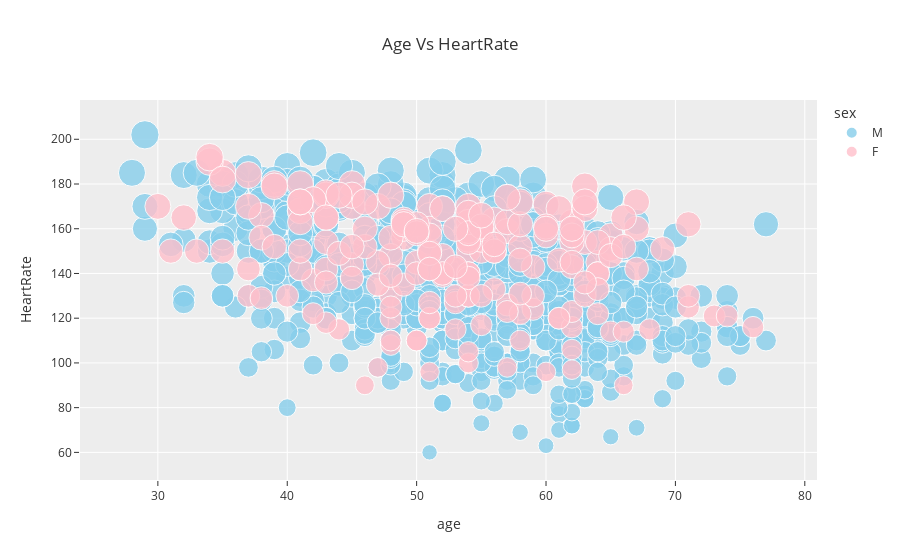

Notebook code cell kept with this figure:
### Markdown cell above
### Heart Failure Analysis Based on Age

### Code cell
px.scatter(df,x='Age',y='MaxHR',color='Sex',size='MaxHR',labels={'Age':'age','MaxHR':'HeartRate','Sex':'sex'},template='ggplot2',opacity=0.8,color_discrete_map={'F':'Pink','M':'skyblue'},title='Age Vs HeartRate')

### Figure 1 — Plotly figure (JSON) as saved in the notebook; plotly's stock layout.template omitted (floating-point values rounded to 4 significant figures; data arrays with more than 128 entries replaced by an {"elided": "..."} marker saying what was removed)
{"data": [{"hovertemplate": "sex=M<br>age=%{x}<br>HeartRate=%{marker.size}<extra></extra>", "legendgroup": "M", "marker": {"color": "skyblue", "opacity": 0.8, "size": {"elided": "725 int values"}, "sizemode": "area", "sizeref": 0.505, "symbol": "circle"}, "mode": "markers", "name": "M", "orientation": "v", "showlegend": true, "type": "scatter", "x": {"elided": "725 int values"}, "xaxis": "x", "y": {"elided": "725 int values"}, "yaxis": "y"}, {"hovertemplate": "sex=F<br>age=%{x}<br>HeartRate=%{marker.size}<extra></extra>", "legendgroup": "F", "marker": {"color": "Pink", "opacity": 0.8, "size": {"elided": "193 int values"}, "sizemode": "area", "sizeref": 0.505, "symbol": "circle"}, "mode": "markers", "name": "F", "orientation": "v", "showlegend": true, "type": "scatter", "x": {"elided": "193 int values"}, "xaxis": "x", "y": {"elided": "193 int values"}, "yaxis": "y"}], "layout": {"legend": {"itemsizing": "constant", "title": {"text": "sex"}, "tracegroupgap": 0}, "title": {"text": "Age Vs HeartRate"}, "xaxis": {"anchor": "y", "domain": [0, 1], "title": {"text": "age"}}, "yaxis": {"anchor": "x", "domain": [0, 1], "title": {"text": "HeartRate"}}}}
